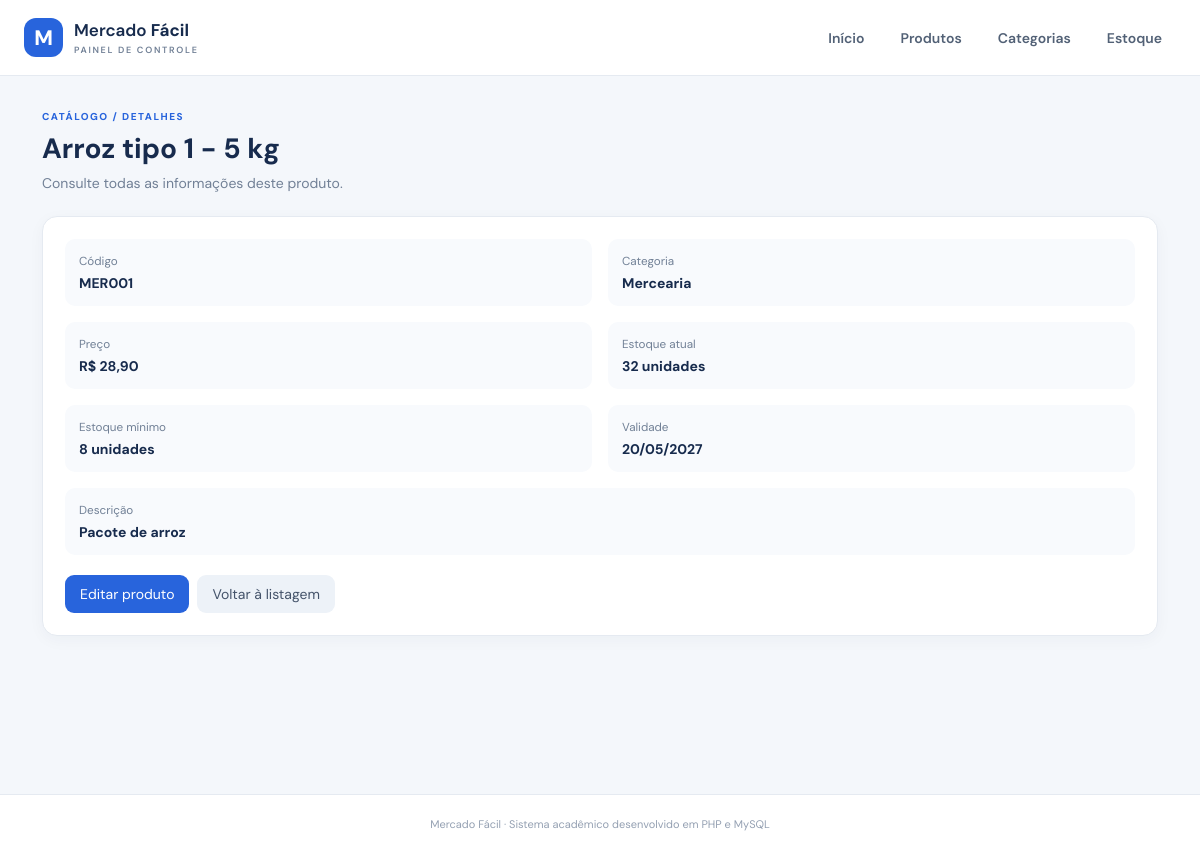
Screenshot of /produto_detalhe.php?id=1 with the database file from the repository.
### tables this page shows
CREATE TABLE IF NOT EXISTS produtos (
  id INT NOT NULL AUTO_INCREMENT,
  codigo VARCHAR(30) NOT NULL,
  nome VARCHAR(120) NOT NULL,
  categoria_id INT NOT NULL,
  preco DECIMAL(10,2) NOT NULL,
  estoque INT NOT NULL DEFAULT 0,
  estoque_minimo INT NOT NULL DEFAULT 5,
  validade DATE NULL,
  descricao TEXT NULL,
  criado_em TIMESTAMP NOT NULL DEFAULT CURRENT_TIMESTAMP,
  atualizado_em TIMESTAMP NOT NULL DEFAULT CURRENT_TIMESTAMP ON UPDATE CURRENT_TIMESTAMP,
  PRIMARY KEY (id),
  UNIQUE KEY uk_produtos_codigo (codigo),
  KEY idx_produtos_categoria (categoria_id),
  KEY idx_produtos_nome (nome),
  CONSTRAINT fk_produto_categoria
    FOREIGN KEY (categoria_id) REFERENCES categorias(id)
    ON UPDATE CASCADE ON DELETE RESTRICT
);

CREATE TABLE IF NOT EXISTS categorias (
  id INT NOT NULL AUTO_INCREMENT,
  nome VARCHAR(80) NOT NULL,
  descricao VARCHAR(255) NULL,
  criado_em TIMESTAMP NOT NULL DEFAULT CURRENT_TIMESTAMP,
  PRIMARY KEY (id),
  UNIQUE KEY uk_categorias_nome (nome)
);

### includes/funcoes.php (called while the page is built, shortened)
<?php
function e($valor): string { return htmlspecialchars((string)$valor, ENT_QUOTES, 'UTF-8'); }
function dinheiro($valor): string { return 'R$ '.number_format((float)$valor, 2, ',', '.'); }

### produto_detalhe.php (the view, shortened to what this page needs)
<?php
require 'config.php';require 'includes/header.php';$id=(int)($_GET['id']??0);$st=$pdo->prepare('SELECT p.*,c.nome categoria FROM produtos p JOIN categorias c ON c.id=p.categoria_id WHERE p.id=?');$st->execute([$id]);$p=$st->fetch();
?>
<div class="eyebrow">Catálogo / Detalhes</div><h1 class="titulo"><?=e($p['nome'])?></h1><p class="subtitulo">Consulte todas as informações deste produto.</p>
<div class="painel" style="padding:22px"><div class="detalhes">
<div class="detalhe"><small>Código</small><strong><?=e($p['codigo'])?></strong></div><div class="detalhe"><small>Categoria</small><strong><?=e($p['categoria'])?></strong></div><div class="detalhe"><small>Preço</small><strong><?=dinheiro($p['preco'])?></strong></div><div class="detalhe"><small>Estoque atual</small><strong><?=e($p['estoque'])?> unidades</strong></div><div class="detalhe"><small>Estoque mínimo</small><strong><?=e($p['estoque_minimo'])?> unidades</strong></div><div class="detalhe"><small>Validade</small><strong><?=$p['validade']?date('d/m/Y',strtotime($p['validade'])):'Não informada'?></strong></div><div class="detalhe" style="grid-column:1/-1"><small>Descrição</small><strong><?=nl2br(e($p['descricao']?:'Sem descrição.'))?></strong></div>
</div>
<div class="rodape-acoes"><a class="btn" href="produto_form.php?id=<?=$p['id']?>">Editar produto</a><a class="btn sec" href="produtos.php">Voltar à listagem</a></div></div>
<?php require 'includes/footer.php'; ?>

### assets/style.css (style rules this page uses)
:root { --navy:#172b4d;--blue:#2864dc;--cyan:#eaf2ff;--bg:#f4f7fb;--text:#263449;--muted:#718096;--line:#e5eaf1;--green:#13845b;--red:#c43c48;--amber:#a96a0a }
* { box-sizing:border-box }
body { margin:0;background:var(--bg);color:var(--text);font-family:'DM Sans',Arial,sans-serif;font-size:14px }
.eyebrow { color:var(--blue);font-weight:800;text-transform:uppercase;letter-spacing:1.5px;font-size:10px }
.titulo { font-size:28px;color:var(--navy);margin:7px 0 }
.subtitulo { color:var(--muted);margin:0 0 24px }
.card,.painel { background:#fff;border:1px solid var(--line);border-radius:15px;padding:20px;box-shadow:0 4px 16px #1b31500a }
.btn { display:inline-flex;align-items:center;justify-content:center;border:0;border-radius:9px;padding:10px 15px;background:var(--blue);color:#fff;text-decoration:none;font:600 13px inherit;cursor:pointer }
.btn.sec { background:#edf2f8;color:#44536a }
.painel { padding:0;overflow:hidden }
.detalhes { display:grid;grid-template-columns:repeat(2,1fr);gap:16px }
.detalhe { padding:14px;background:#f8fafd;border-radius:10px }
.detalhe small { display:block;color:var(--muted);margin-bottom:5px }
.detalhe strong { color:var(--navy) }
.rodape-acoes { display:flex;gap:8px;margin-top:20px }

### rows the page displays
produtos: nome "Arroz tipo 1 - 5 kg", codigo "MER001", categoria.nome "Mercearia", preco "R$ 28,90", estoque "32", estoque_minimo "8", validade "20/05/2027", descricao "Pacote de arroz"
